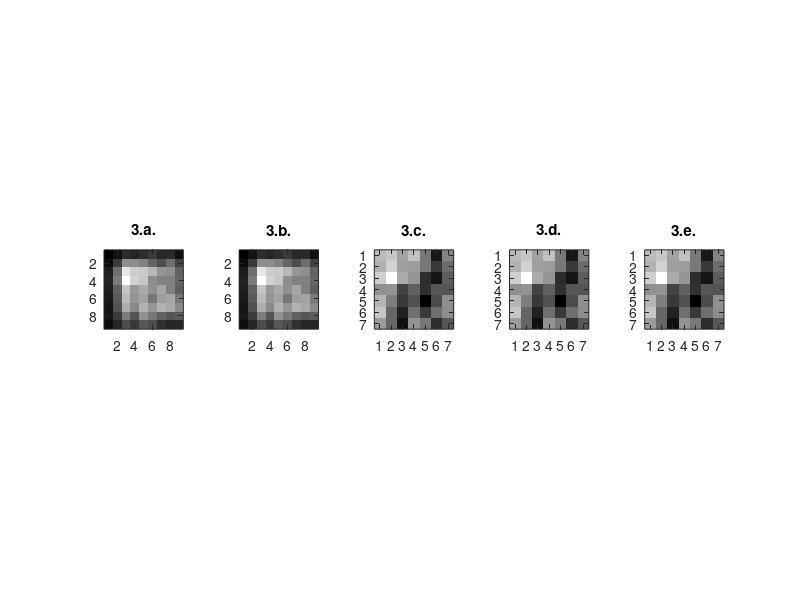
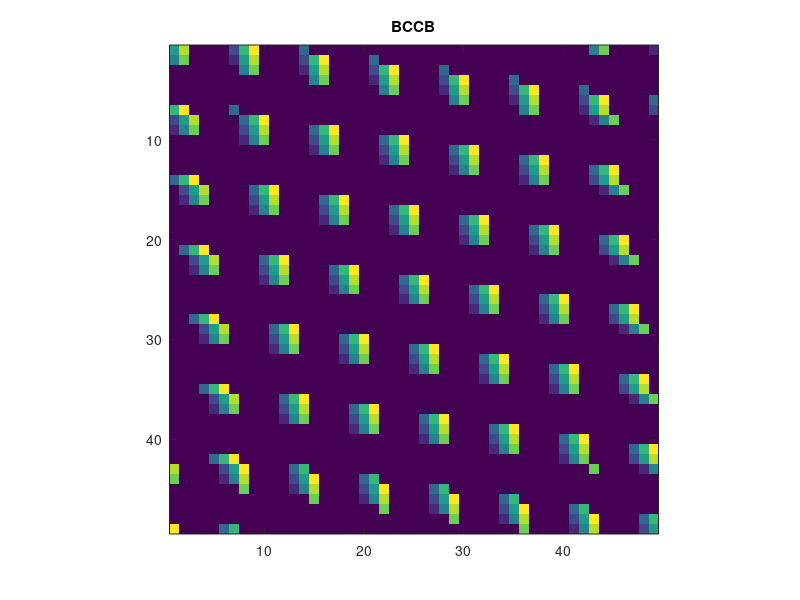

MATLAB code for these plots, in order:
% Enonce
h = [1 4 7; 2 5 8; 3 6 9];
x = round(5*rand(7,7));
hpad=padarray(h,(size(x)-size(h))./2);
% a.
a = conv2(double(h),double(x));
% figure(1);
% image(a), colorbar;
% colormap(gray(256));
% axis image;
% b.

H = fft2(double(h),9,9);
X = fft2(double(x),9,9);
P = double(H.*X);
colormap(gray(256));
% figure(2);
% subplot(1,3,1);
% image(abs(fftshift(X))), colorbar;
% axis image;
% title('X');
% subplot(1,3,2);
% image(abs(fftshift(H))), colorbar;
% axis image;
% title('H');
% subplot(1,3,3);
% image(abs(ifft2(P))), colorbar;
% axis image;
% title('P');
% c.
p2 = imfilter(x, h, 'conv', 'circular', 'same');
% figure(3);
% colormap(gray(256));
% image(p2), colorbar;
% axis image;
% d.
center=(size(x)+1)/2;
hpad1=circshift(hpad, 1-center);

S=fft2(hpad1);
ConvCircFreq=ifft2(S.*fft2(x));

% figure(4);
% colormap(gray(256));
% image(real(ConvCircFreq)), colorbar;
% axis image;

%3.e
szx=size(x)
ConvCircBCCB=zeros(size(x));
BCCB=[]
for i=1:szx(1)
    for j=1:szx(2)
        dcenter=(size(x)+1)/2-[i,j]
        hpad2=circshift(rot90(hpad,2), -dcenter)
        ConvCircBCCB(i,j)=hpad2(:)'*x(:);
        BCCB=[BCCB hpad2(:)]
    end
end

figure(1)
subplot(1,5,1)
imagesc(a)
title('3.a.');
axis image;
subplot(1,5,2)
imagesc(abs(ifft2(P)))
title('3.b.');
axis image;
subplot(1,5,3)
imagesc(p2)
title('3.c.');
axis image;
subplot(1,5,4)
imagesc(abs(ConvCircFreq))
title('3.d.');
axis image;
subplot(1,5,5)
imagesc(ConvCircBCCB)
title('3.e.');
axis image;
figure(2)
imagesc(BCCB)
title('BCCB');
axis image;
